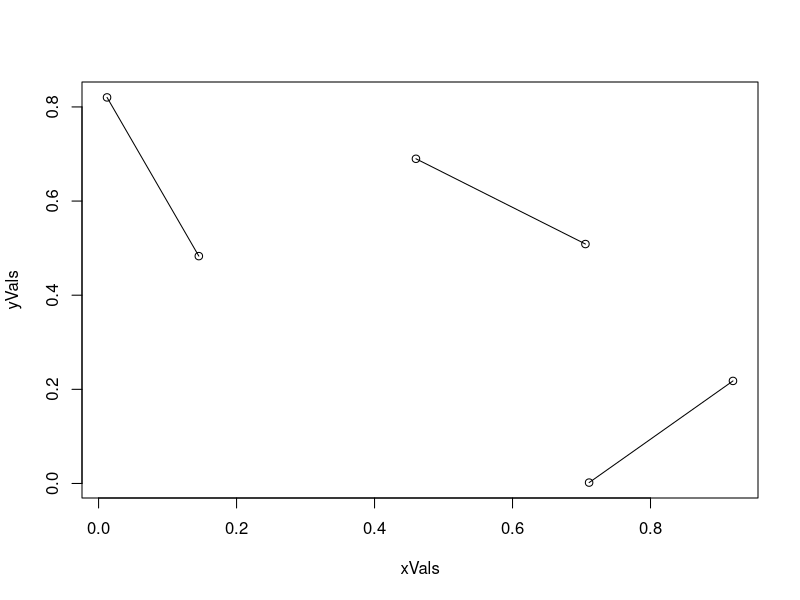

The R script that drew this image:

#finds next shortest legal connection to add to path observing:
#1. don't close loop early
#2. don't visit same none twice

#for stability
#set.seed(19)

#find the distance between two points given x and y vals
find_dist <- function(x1, y1, x2, y2){
  sqrt((x1 - x2)**2 + (y1 - y2)**2)
}

#recursively find all dists between all points
calc_dists <- function(g){
  g <- g - 1
  for(i in 1:(g)){
    newVal <- find_dist(xVals[i], yVals[i], xVals[g + 1], yVals[g + 1])
    nodeDists <<- c(nodeDists, newVal)
  }
  if(g > 1){
    calc_dists(g)
  }
}

#determine which connection was referenced by setting global conn1 and conn2
get_conn <- function(a){
  conn1 <<- k
  for(i in 1:k){
    if(a <= (k - i)){
      conn2 <<- a
      break
    }else{
      conn1 <<- (conn1 - 1)
      a <- (a - k + i)
    }
  }
}

#no. points
k <- 6

#gen points
xVals <- runif(k, 0, 1)
yVals <- runif(k, 0, 1)

#set globals
nodeDists <<- c()
conn1 <<- 0
conn2 <<- 0

calc_dists(k)

#print statement
nodeDists

distOrd <- order(nodeDists)
connects <- c()

#main strategy
for(i in distOrd){
  #set global conn1 and conn2 and add to list
  get_conn(i)
  connects <- c(connects, conn1, conn2)
  
  #check whether list still legit
  #--no repeating value more than once
  #--no short loop
  if((sum(conn1 == connects) == 2 & sum(conn2 == connects) == 2) | (sum(conn1 == connects) == 3 | sum(conn2 == connects) == 3)){
    connects <- connects[1:(length(connects) - 2)]
  }
}


xCoords <- c()
yCoords <- c()


# leftovers <- c()
# 
# for(i in 1:k){
#   if(sum(i == connects) == 1){
#     leftovers <- c(leftovers, i)
#   }
# }

plot(xVals, yVals)
for(i in seq(by = 2, length.out = (k * 2))){
  lines(xVals[connects[i:(i + 1)]], yVals[connects[i:(i + 1)]])
}
#lines(xVals[leftovers], yVals[leftovers])

# for(i in seq(from = 1, by = 2, length.out = (k / 2))){
#   ablines(xVals[connects[i]], yVals[connects[i]])
#   ablines(yVals[connects[i + 1]], yVals[connects[i + 1]])
# }







